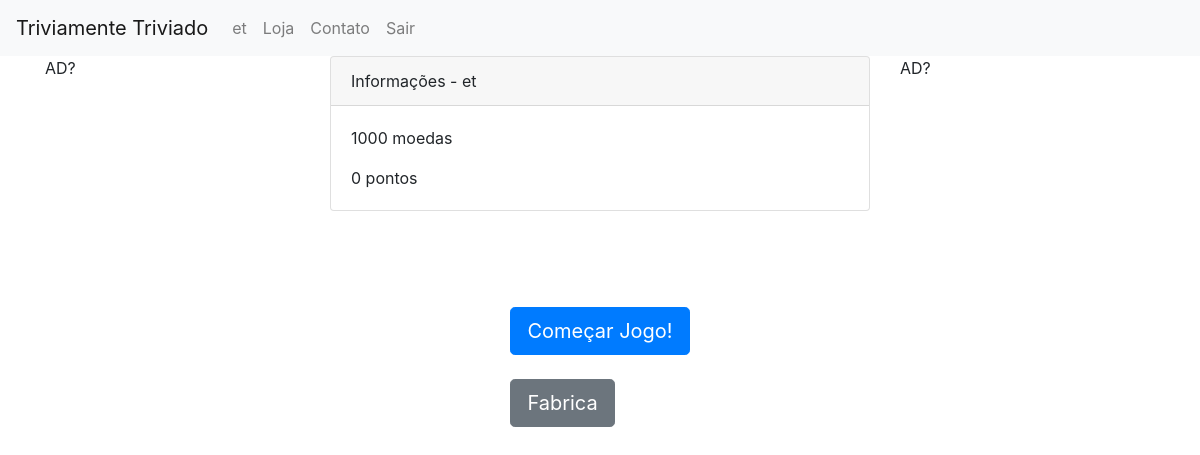
The page / (signed in) on the database its author committed.
### usuario_perfil/models.py (models this page shows, shortened)
class UserProfile(models.Model):
	GENDER_CHOICES = (
		("M", "Masculino"),
		("F", "Feminino"),
	)
	user = models.OneToOneField(User, related_name='user', on_delete=models.CASCADE)
	nome = models.CharField('nome', max_length=100)
	age = models.IntegerField('age')
	gender = models.CharField('gender', max_length=9, choices=GENDER_CHOICES, default="M")
	regioes = models.ManyToManyField(Regiao, blank=True, default=None)
	idiomas = models.ManyToManyField(Idioma, blank=True, default=None)
	premium = models.BooleanField('premium', default=False)

### value/models.py (models this page shows, shortened)
class Carteira(models.Model):
	pontos = models.IntegerField('pontos', default=0)
	moedas = models.IntegerField('moedas', default=1000)
	cartas = models.ManyToManyField(Carta, blank=True, default=None)
	user = models.OneToOneField(User, related_name='usuario_carteira', on_delete=models.CASCADE, null=True)
	comentario = models.CharField('comentario', max_length=100, default="carteira_usuario")

### stacksup/views.py (the view)
# urls.py: path('', views.Index.as_view())
class Index(View):
	def get(self, request):
		values = {}
		if request.user.is_authenticated:
			user = UserProfile.objects.filter(nome=request.user)
			carteira = Carteira.objects.filter(user=request.user).first()
			user = user.first()
		else:
			return HttpResponseRedirect("/login")
		values['usuario'] = user
		values['carteira'] = carteira
		return render(
		request,
		'stacksup/index.html',
		context=values,
		)

### stacksup/templates/stacksup/index.html
{% extends "base_generic.html" %}
{% block content %}
<div class="card">
  <div class="card-header">
  	Informações -  {{ usuario.nome }}
    </div>
  <div class="card-body">
    <p class="card-text">
    	{{ carteira.moedas }} moedas
    </p>
    <p class="card-text">
    	{{ carteira.pontos }} pontos
    </p>
  </div>
</div>
<br/><br/>
    	<br/><br/>
	<div class="container">
		<div class="row">
			<div class="col-sm">
			</div>
			<div class="col-sm">
			<a type="button" class="btn btn-primary btn-lg" href="nova_partida/">
				Começar Jogo!
			</a>
			<br/><br/>
			<a type="button" class="btn btn-secondary btn-lg" href="fabrica/">
				Fabrica
			</a>
			</div>
			<div class="col-sm">
			</div>
		</div>
	</div>
{% endblock %}

### templates/base_generic.html (shortened to what this page needs)
<!DOCTYPE HTML>
<html lang="en">
    <head>
        {% load staticfiles %}
        {% load static %}
        <link href="{% static 'bootstrap-4/css/bootstrap.css' %}" rel="stylesheet">
        <link href="{% static 'cs/adulterado.css' %}" rel="stylesheet">
    </head>
    <body>
        <nav class="navbar navbar-expand-lg navbar-light bg-light">
          <a class="navbar-brand" href="/">Triviamente Triviado</a>
          <div class="collapse navbar-collapse" id="navbarNavDropdown">
            <ul class="navbar-nav">
                        {% if user.is_authenticated %}
                            <li class="nav-item"><a class="nav-link" href="/cadastro/">
                                {{ user.user.nome }}
                            </a></li>
                            <li class="nav-item"><a class="nav-link" href="/#/">
                                Loja
                            </a></li>
                            <li class="nav-item"><a class="nav-link" href="/contato">
                                Contato
                            </a></li>
                            <li class="nav-item"><a class="nav-link" href="/logout/">Sair</a></li>
                        {% else %}
                            <li class="nav-item"><a class="nav-link" href="/login/">Login</a></li>
                            <li class="nav-item"><a class="nav-link" href="/signup/">Cadastro</a></li>
                        {% endif %}
            </ul>
          </div>
        </nav>
        <div class="container">
            <div class="row">
                <div class="col">
                    AD?
                </div>
                <div class="col-6">
                    {% block content %}
                    {% endblock %}
                </div>
                <div class="col">
                    AD?
                </div>
            </div>
        </div>
    </body>
</html>

### rows shown on the page
UserProfile: nome "et"
Carteira: moedas "1000", pontos "0"

### other values the page prints
{{ user.user.nome }} "et"
